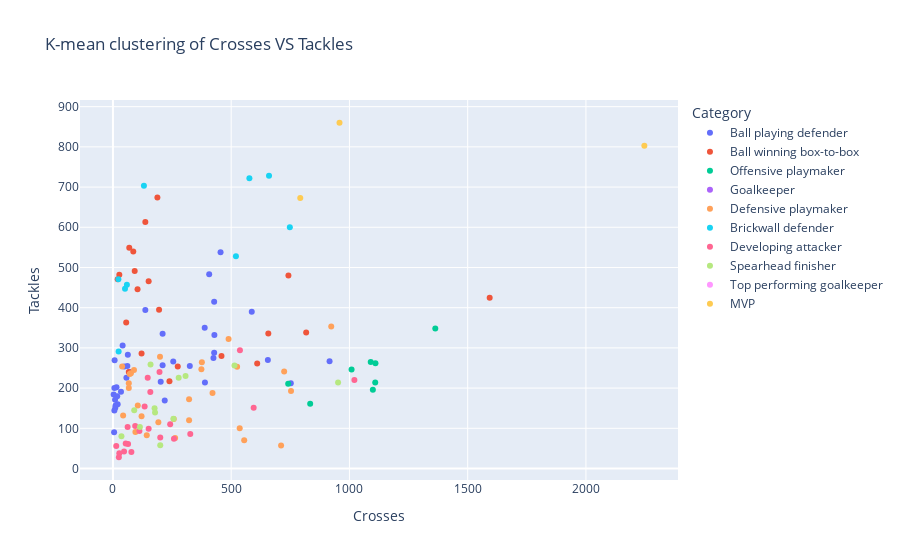

The code cell stored with this chart in its notebook:
### Code cell
fig = px.scatter(df,x='Crosses',y='Tackles',color='Category',hover_name='Name', title="K-mean clustering of Crosses VS Tackles")
fig.update_traces(textposition='bottom left')
fig.show()

### Figure 1 — Plotly figure (JSON) as saved in the notebook; plotly's stock layout.template omitted (floating-point values rounded to 4 significant figures)
{"data": [{"hovertemplate": "<b>%{hovertext}</b><br><br>Category=Ball playing defender<br>Crosses=%{x}<br>Tackles=%{y}<extra></extra>", "hovertext": ["Héctor Bellerín", "Calum Chambers", "Neil Taylor", "Ahmed El Mohamady", "Lewis Dunk", "Matthew Lowton", "James Tarkowski", "Ben Mee", "Erik Pieters", "Marcos Alonso", "Kurt Zouma", "Joel Ward", "Patrick van Aanholt", "Mamadou Sakho", "Martin Kelly", "Michael Keane", "Wes Morgan", "Christian Fuchs", "Virgil van Dijk", "Andrew Robertson", "Nathan Aké", "John Stones", "Nicolás Otamendi", "Phil Jones", "Harry Maguire", "Chris Smalling", "Luke Shaw", "Ciaran Clark", "Paul Dummett", "Jamaal Lascelles", "Federico Fernández", "DeAndre Yedlin", "Toby Alderweireld", "Ben Davies", "Kieran Gibbs", "Aaron Cresswell", "Angelo Ogbonna"], "legendgroup": "Ball playing defender", "marker": {"color": "#636efa", "symbol": "circle"}, "mode": "markers", "name": "Ball playing defender", "orientation": "v", "showlegend": true, "textposition": "bottom left", "type": "scatter", "x": [389, 210, 255, 916, 10, 428, 15, 70, 455, 428, 20, 407, 388, 6, 210, 11, 6, 325, 3, 655, 61, 18, 7, 137, 34, 63, 425, 41, 202, 5, 48, 219, 57, 587, 429, 752, 9], "xaxis": "x", "y": [214, 257, 266, 267, 151, 415, 202, 240, 538, 288, 160, 483, 350, 144, 335, 157, 200, 255, 184, 270, 255, 180, 269, 394, 191, 283, 275, 306, 216, 90, 254, 169, 226, 390, 332, 212, 171], "yaxis": "y"}, {"hovertemplate": "<b>%{hovertext}</b><br><br>Category=Ball winning box-to-box<br>Crosses=%{x}<br>Tackles=%{y}<extra></extra>", "hovertext": ["David Luiz", "Granit Xhaka", "Jack Cork", "Ashley Westwood", "N'Golo Kanté", "Cheikhou Kouyaté", "James McArthur", "James McCarthy", "Séamus Coleman", "Fabian Delph", "Marc Albrighton", "Wilfred Ndidi", "Fernandinho", "Nemanja Matic", "Jonjo Shelvey", "Ryan Bertrand", "Oriol Romeu", "Eric Dier", "Moussa Sissoko", "Jake Livermore", "Jack Wilshere"], "legendgroup": "Ball winning box-to-box", "marker": {"color": "#EF553B", "symbol": "circle"}, "mode": "markers", "name": "Ball winning box-to-box", "orientation": "v", "showlegend": true, "textposition": "bottom left", "type": "scatter", "x": [67, 274, 151, 657, 86, 104, 137, 188, 742, 195, 1593, 27, 69, 92, 610, 817, 20, 121, 459, 56, 239], "xaxis": "x", "y": [240, 254, 466, 336, 540, 446, 613, 674, 480, 395, 425, 482, 549, 491, 261, 338, 471, 286, 280, 363, 217], "yaxis": "y"}, {"hovertemplate": "<b>%{hovertext}</b><br><br>Category=Offensive playmaker<br>Crosses=%{x}<br>Tackles=%{y}<extra></extra>", "hovertext": ["Mesut Özil", "Willian", "Gylfi Sigurdsson", "Kevin De Bruyne", "Riyad Mahrez", "Juan Mata", "James Ward-Prowse", "Robert Snodgrass"], "legendgroup": "Offensive playmaker", "marker": {"color": "#00cc96", "symbol": "circle"}, "mode": "markers", "name": "Offensive playmaker", "orientation": "v", "showlegend": true, "textposition": "bottom left", "type": "scatter", "x": [834, 1009, 1363, 1109, 741, 1099, 1110, 1090], "xaxis": "x", "y": [161, 246, 348, 214, 211, 196, 262, 265], "yaxis": "y"}, {"hovertemplate": "<b>%{hovertext}</b><br><br>Category=Goalkeeper<br>Crosses=%{x}<br>Tackles=%{y}<extra></extra>", "hovertext": ["Tom Heaton", "Mat Ryan", "Jordan Pickford", "Adrián", "Ederson", "Scott Carson", "Fraser Forster", "John Ruddy"], "legendgroup": "Goalkeeper", "marker": {"color": "#ab63fa", "symbol": "circle"}, "mode": "markers", "name": "Goalkeeper", "orientation": "v", "showlegend": true, "textposition": "bottom left", "type": "scatter", "x": [null, null, null, null, null, null, null, null], "xaxis": "x", "y": [null, null, null, null, null, null, null, null], "yaxis": "y"}, {"hovertemplate": "<b>%{hovertext}</b><br><br>Category=Defensive playmaker<br>Crosses=%{x}<br>Tackles=%{y}<extra></extra>", "hovertext": ["Adam Lallana", "Robbie Brady", "Ross Barkley", "Luka Milivojevic", "Andros Townsend", "Jeffrey Schlupp", "Tom Davies", "Abdoulaye Doucouré", "Demarai Gray", "Georginio Wijnaldum", "Alex Oxlade-Chamberlain", "Xherdan Shaqiri", "Ilkay Gündogan", "Bernardo Silva", "Paul Pogba", "Jesse Lingard", "Matt Ritchie", "Jeff Hendrick", "Ryan Fraser", "Jack Rodwell", "Nathan Redmond", "Erik Lamela", "Dele Alli", "Pierre-Emile Højbjerg", "Matt Phillips", "Manuel Lanzini", "Declan Rice", "Michail Antonio"], "legendgroup": "Defensive playmaker", "marker": {"color": "#FFA15A", "symbol": "circle"}, "mode": "markers", "name": "Defensive playmaker", "orientation": "v", "showlegend": true, "textposition": "bottom left", "type": "scatter", "x": [489, 724, 322, 376, 923, 199, 43, 71, 263, 67, 421, 555, 143, 192, 105, 121, 753, 95, 711, 67, 525, 374, 76, 89, 536, 257, 39, 322], "xaxis": "x", "y": [322, 241, 172, 264, 353, 278, 132, 235, 76, 200, 188, 70, 83, 115, 157, 130, 193, 91, 57, 212, 253, 247, 237, 245, 100, 123, 254, 120], "yaxis": "y"}, {"hovertemplate": "<b>%{hovertext}</b><br><br>Category=Brickwall defender<br>Crosses=%{x}<br>Tackles=%{y}<extra></extra>", "hovertext": ["Phil Bardsley", "César Azpilicueta", "James Tomkins", "Scott Dann", "Gary Cahill", "Jonny Evans", "Kyle Walker", "Phil Jagielka", "Branislav Ivanovic"], "legendgroup": "Brickwall defender", "marker": {"color": "#19d3f3", "symbol": "circle"}, "mode": "markers", "name": "Brickwall defender", "orientation": "v", "showlegend": true, "textposition": "bottom left", "type": "scatter", "x": [660, 577, 51, 24, 23, 59, 748, 131, 520], "xaxis": "x", "y": [728, 722, 447, 291, 471, 457, 600, 703, 528], "yaxis": "y"}, {"hovertemplate": "<b>%{hovertext}</b><br><br>Category=Developing attacker<br>Crosses=%{x}<br>Tackles=%{y}<extra></extra>", "hovertext": ["Chris Wood", "Ashley Barnes", "Jay Rodriguez", "Jordan Ayew", "Wilfried Zaha", "Connor Wickham", "Yannick Bolasie", "Richarlison", "Dominic Calvert-Lewin", "Alex Iwobi", "Kelechi Iheanacho", "Ayoze Pérez", "Gabriel Jesus", "Anthony Martial", "Marcus Rashford", "Dwight Gayle", "Callum Wilson", "Danny Ings", "Son Heung-Min", "Gareth Bale", "Charlie Austin", "Adama Traoré"], "legendgroup": "Developing attacker", "marker": {"color": "#FF6692", "symbol": "circle"}, "mode": "markers", "name": "Developing attacker", "orientation": "v", "showlegend": true, "textposition": "bottom left", "type": "scatter", "x": [25, 62, 134, 147, 537, 112, 595, 158, 47, 151, 27, 197, 14, 200, 258, 64, 78, 94, 242, 1021, 54, 327], "xaxis": "x", "y": [28, 103, 154, 226, 294, 93, 151, 190, 42, 99, 38, 240, 56, 77, 74, 61, 41, 106, 110, 220, 62, 86], "yaxis": "y"}, {"hovertemplate": "<b>%{hovertext}</b><br><br>Category=Spearhead finisher<br>Crosses=%{x}<br>Tackles=%{y}<extra></extra>", "hovertext": ["Olivier Giroud", "Christian Benteke", "Theo Walcott", "Jamie Vardy", "Roberto Firmino", "Sadio Mané", "Mohamed Salah", "Raheem Sterling", "Sergio Agüero", "Andy Carroll", "Shane Long", "Harry Kane"], "legendgroup": "Spearhead finisher", "marker": {"color": "#B6E880", "symbol": "circle"}, "mode": "markers", "name": "Spearhead finisher", "orientation": "v", "showlegend": true, "textposition": "bottom left", "type": "scatter", "x": [90, 36, 952, 256, 159, 278, 200, 514, 176, 114, 307, 178], "xaxis": "x", "y": [145, 80, 214, 124, 259, 226, 58, 256, 150, 103, 230, 139], "yaxis": "y"}, {"hovertemplate": "<b>%{hovertext}</b><br><br>Category=Top performing goalkeeper<br>Crosses=%{x}<br>Tackles=%{y}<extra></extra>", "hovertext": ["Wayne Hennessey", "Kasper Schmeichel", "David de Gea", "Hugo Lloris", "Joe Hart", "Lukasz Fabianski"], "legendgroup": "Top performing goalkeeper", "marker": {"color": "#FF97FF", "symbol": "circle"}, "mode": "markers", "name": "Top performing goalkeeper", "orientation": "v", "showlegend": true, "textposition": "bottom left", "type": "scatter", "x": [null, null, null, null, null, null], "xaxis": "x", "y": [null, null, null, null, null, null], "yaxis": "y"}, {"hovertemplate": "<b>%{hovertext}</b><br><br>Category=MVP<br>Crosses=%{x}<br>Tackles=%{y}<extra></extra>", "hovertext": ["James Milner", "Jordan Henderson", "Mark Noble"], "legendgroup": "MVP", "marker": {"color": "#FECB52", "symbol": "circle"}, "mode": "markers", "name": "MVP", "orientation": "v", "showlegend": true, "textposition": "bottom left", "type": "scatter", "x": [2247, 792, 958], "xaxis": "x", "y": [803, 673, 860], "yaxis": "y"}], "layout": {"legend": {"title": {"text": "Category"}, "tracegroupgap": 0}, "title": {"text": "K-mean clustering of Crosses VS Tackles"}, "xaxis": {"anchor": "y", "domain": [0, 1], "title": {"text": "Crosses"}}, "yaxis": {"anchor": "x", "domain": [0, 1], "title": {"text": "Tackles"}}}}
